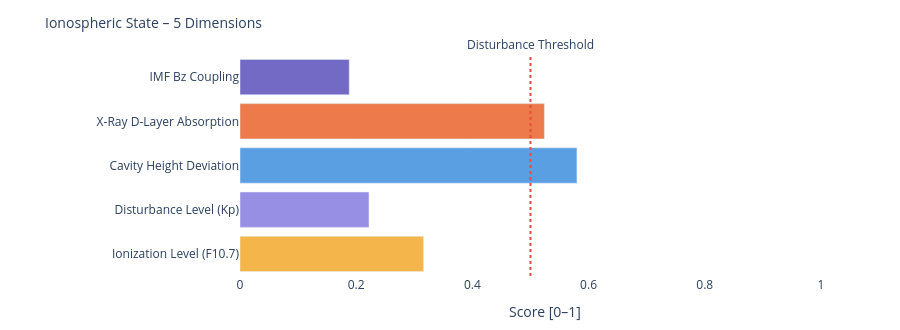

Notebook code for this chart:
### Markdown cell above
---
### 📐 Systemic Insight: Geometric Cavity vs. Real Schumann Resonance

**Relevant for:** Layer 6 = delta analysis &nbsp;|&nbsp; Layer 7 = feature vector / system interpretation

A cavity height change from 80 km to 70 km shifts the **idealized geometric frequencies** only minimally:

| Modus | Aktuell | Referenz | Δ |
|-------|---------|----------|---|
| SR-1 | 10.4762 Hz | 10.4599 Hz | +16 mHz |
| SR-2 | 18.1452 Hz | 18.1171 Hz | +28 mHz |
| SR-3 | 25.6612 Hz | 25.6215 Hz | +40 mHz |
| SR-4 | 33.1285 Hz | 33.0772 Hz | +51 mHz |

The geometric effect is limited because 10 km is very small compared to Earth's radius (~6371 km).

**Consequence:** Real Schumann deviations are likely driven more strongly by **conductivity, damping, day/night structure, lightning distribution and source geometry** than by pure cavity height.

---

**Layer 6 compares:**
```
geometric Δ from Layer 4  vs.  observed Δ from real Schumann measurement data
```

**Layer 7 Feature:**
```
If real Δ >> geometric Δ  →  non-geometric factors dominant
```

### Code cell
# ============================================================
# IONOSPHERIC STATE – Summary gauge
# Five dimensions: ionization, disturbance, cavity height, X-Ray, Bz coupling
# ============================================================

def norm(v, lo, hi):
    if v is None: return None
    return round(max(0.0, min(1.0, (v - lo) / (hi - lo))), 3)

# Ionization level (F10.7 → F2-Layer)
ioniz = norm(f107_val, 60, 250)

# Disturbance level (Kp → E/F-Layer irregularities)
disturb = norm(kp_val, 0, 9)

# Cavity height deviation from reference (80 km)
h_dev = norm(abs(h_eff - 80), 0, 20)

# X-Ray ionization (D-Layer absorption)
xray_ioniz = None
if xray_now is not None:
    xray_ioniz = norm(math.log10(max(xray_now, 1e-9)) + 9, 0, 5)

# Bz coupling (southward Bz → stronger magnetosphere-ionosphere coupling)
bz_coupling = norm(-(bz_now or 0), -5, 30) if bz_now is not None else None

dims = [
    ('Ionization Level (F10.7)',    ioniz,      '#F2A623'),
    ('Disturbance Level (Kp)',      disturb,    '#7F77DD'),
    ('Cavity Height Deviation',     h_dev,      '#378ADD'),
    ('X-Ray D-Layer Absorption',    xray_ioniz, '#E85D24'),
    ('IMF Bz Coupling',             bz_coupling,'#534AB7'),
]

fig = go.Figure()
for name, val, col in dims:
    if val is not None:
        h = int(val * 20)
        bar = '█' * h + '░' * (20 - h)
        label = f'{name}:  {bar}  {val:.3f}'
    else:
        label = f'{name}:  {"─" * 20}  n/a'
    fig.add_trace(go.Bar(
        x=[val if val is not None else 0],
        y=[name],
        orientation='h',
        marker_color=col, opacity=0.82,
        showlegend=False
    ))

fig.add_vline(x=0.5, line_dash='dot', line_color='#e74c3c',
              annotation_text='Disturbance Threshold', annotation_position='top')
fig.update_layout(
    title=dict(text='Ionospheric State – 5 Dimensions', font=dict(size=14)),
    xaxis=dict(title='Score [0–1]', range=[0, 1.05]),
    height=330, plot_bgcolor='rgba(0,0,0,0)', paper_bgcolor='rgba(0,0,0,0)',
    margin=dict(l=240, r=50, t=55, b=40)
)
fig.show()

print(f'\nIonospheric state:')
for name, val, _ in dims:
    print(f'  {name:<35} {val:.3f}' if val is not None else f'  {name:<35} n/a')

### Figure 1 — Plotly figure (JSON) as saved in the notebook; plotly's stock layout.template omitted (floating-point values rounded to 4 significant figures)
{"data": [{"marker": {"color": "#F2A623"}, "opacity": 0.82, "orientation": "h", "showlegend": false, "type": "bar", "x": [0.316], "y": ["Ionization Level (F10.7)"]}, {"marker": {"color": "#7F77DD"}, "opacity": 0.82, "orientation": "h", "showlegend": false, "type": "bar", "x": [0.222], "y": ["Disturbance Level (Kp)"]}, {"marker": {"color": "#378ADD"}, "opacity": 0.82, "orientation": "h", "showlegend": false, "type": "bar", "x": [0.58], "y": ["Cavity Height Deviation"]}, {"marker": {"color": "#E85D24"}, "opacity": 0.82, "orientation": "h", "showlegend": false, "type": "bar", "x": [0.524], "y": ["X-Ray D-Layer Absorption"]}, {"marker": {"color": "#534AB7"}, "opacity": 0.82, "orientation": "h", "showlegend": false, "type": "bar", "x": [0.188], "y": ["IMF Bz Coupling"]}], "layout": {"annotations": [{"showarrow": false, "text": "Disturbance Threshold", "x": 0.5, "xanchor": "center", "xref": "x", "y": 1, "yanchor": "bottom", "yref": "y domain"}], "height": 330, "margin": {"b": 40, "l": 240, "r": 50, "t": 55}, "paper_bgcolor": "rgba(0,0,0,0)", "plot_bgcolor": "rgba(0,0,0,0)", "shapes": [{"line": {"color": "#e74c3c", "dash": "dot"}, "type": "line", "x0": 0.5, "x1": 0.5, "xref": "x", "y0": 0, "y1": 1, "yref": "y domain"}], "title": {"font": {"size": 14}, "text": "Ionospheric State – 5 Dimensions"}, "xaxis": {"range": [0, 1.05], "title": {"text": "Score [0–1]"}}}}
